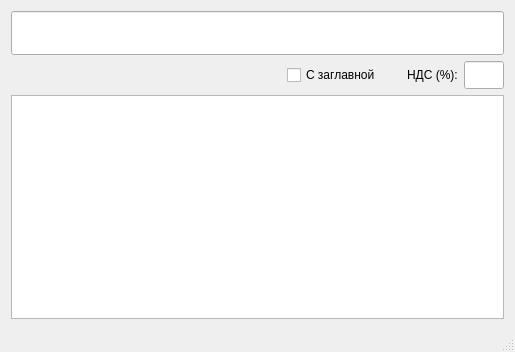
<?xml version="1.0" encoding="UTF-8"?>
<ui version="4.0">
 <class>MainWindow</class>
 <widget class="QMainWindow" name="MainWindow">
  <property name="geometry">
   <rect>
    <x>0</x>
    <y>0</y>
    <width>515</width>
    <height>352</height>
   </rect>
  </property>
  <property name="sizePolicy">
   <sizepolicy hsizetype="Expanding" vsizetype="Expanding">
    <horstretch>0</horstretch>
    <verstretch>0</verstretch>
   </sizepolicy>
  </property>
  <property name="windowTitle">
   <string>Сумма прописью с НДС</string>
  </property>
  <property name="windowIcon">
   <iconset resource="icon.qrc">
    <normaloff>:/D:/Изображения/currency_dollargreen_5685.png</normaloff>:/D:/Изображения/currency_dollargreen_5685.png</iconset>
  </property>
  <property name="unifiedTitleAndToolBarOnMac">
   <bool>false</bool>
  </property>
  <widget class="QWidget" name="centralWidget">
   <layout class="QGridLayout" name="gridLayout">
    <item row="0" column="0">
     <layout class="QVBoxLayout" name="verticalLayout">
      <item>
       <widget class="QLineEdit" name="lineEdit_2">
        <property name="font">
         <font>
          <family>Segoe UI</family>
          <pointsize>24</pointsize>
          <weight>50</weight>
          <bold>false</bold>
         </font>
        </property>
        <property name="layoutDirection">
         <enum>Qt::LeftToRight</enum>
        </property>
        <property name="alignment">
         <set>Qt::AlignRight|Qt::AlignTrailing|Qt::AlignVCenter</set>
        </property>
       </widget>
      </item>
      <item>
       <layout class="QHBoxLayout" name="horizontalLayout">
        <item>
         <spacer name="horizontalSpacer">
          <property name="orientation">
           <enum>Qt::Horizontal</enum>
          </property>
          <property name="sizeType">
           <enum>QSizePolicy::Expanding</enum>
          </property>
          <property name="sizeHint" stdset="0">
           <size>
            <width>40</width>
            <height>20</height>
           </size>
          </property>
         </spacer>
        </item>
        <item>
         <widget class="QCheckBox" name="checkBox">
          <property name="text">
           <string>С заглавной</string>
          </property>
         </widget>
        </item>
        <item>
         <spacer name="horizontalSpacer_2">
          <property name="orientation">
           <enum>Qt::Horizontal</enum>
          </property>
          <property name="sizeType">
           <enum>QSizePolicy::Maximum</enum>
          </property>
          <property name="sizeHint" stdset="0">
           <size>
            <width>20</width>
            <height>20</height>
           </size>
          </property>
         </spacer>
        </item>
        <item>
         <widget class="QLabel" name="label">
          <property name="text">
           <string>НДС (%):</string>
          </property>
         </widget>
        </item>
        <item>
         <widget class="QLineEdit" name="lineEdit">
          <property name="sizePolicy">
           <sizepolicy hsizetype="Fixed" vsizetype="Fixed">
            <horstretch>0</horstretch>
            <verstretch>0</verstretch>
           </sizepolicy>
          </property>
          <property name="maximumSize">
           <size>
            <width>40</width>
            <height>16777215</height>
           </size>
          </property>
          <property name="font">
           <font>
            <family>Segoe UI</family>
            <pointsize>13</pointsize>
           </font>
          </property>
         </widget>
        </item>
       </layout>
      </item>
      <item>
       <widget class="QTextEdit" name="textEdit_2">
        <property name="sizePolicy">
         <sizepolicy hsizetype="Expanding" vsizetype="Expanding">
          <horstretch>0</horstretch>
          <verstretch>0</verstretch>
         </sizepolicy>
        </property>
        <property name="font">
         <font>
          <family>Segoe UI</family>
          <pointsize>13</pointsize>
         </font>
        </property>
        <property name="autoFillBackground">
         <bool>false</bool>
        </property>
       </widget>
      </item>
     </layout>
    </item>
   </layout>
  </widget>
  <widget class="QStatusBar" name="statusBar"/>
 </widget>
 <layoutdefault spacing="6" margin="11"/>
 <resources>
  <include location="icon.qrc"/>
 </resources>
 <connections/>
</ui>
